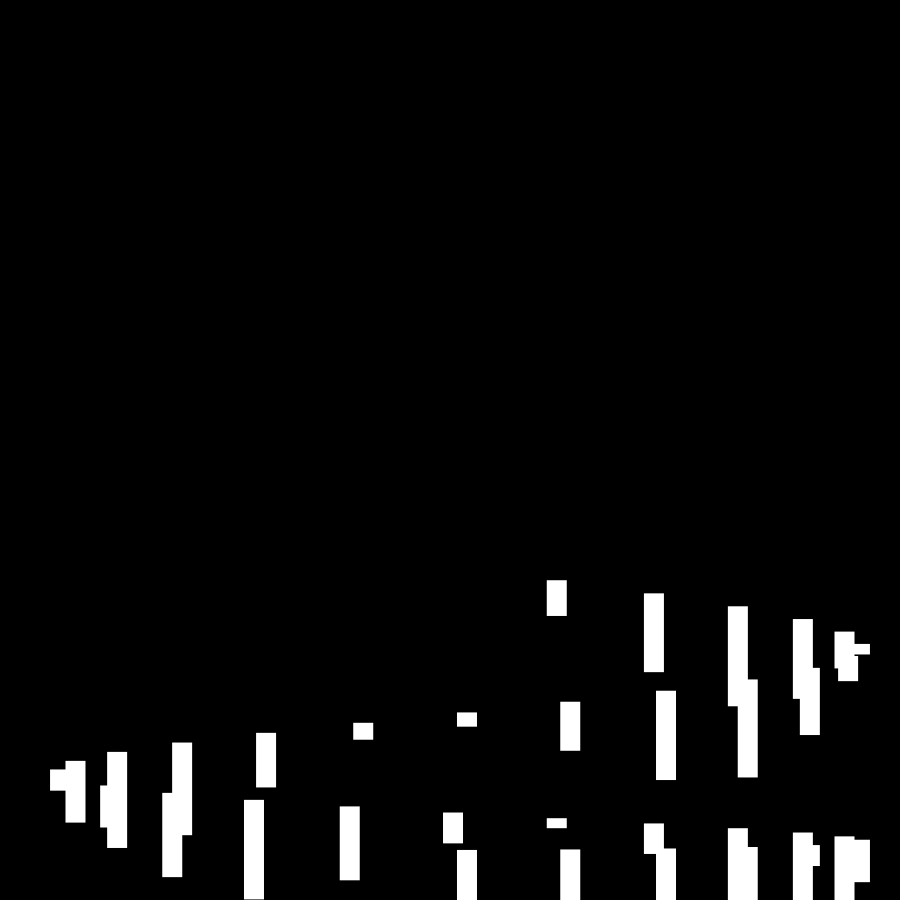
Frame 1 (no input)
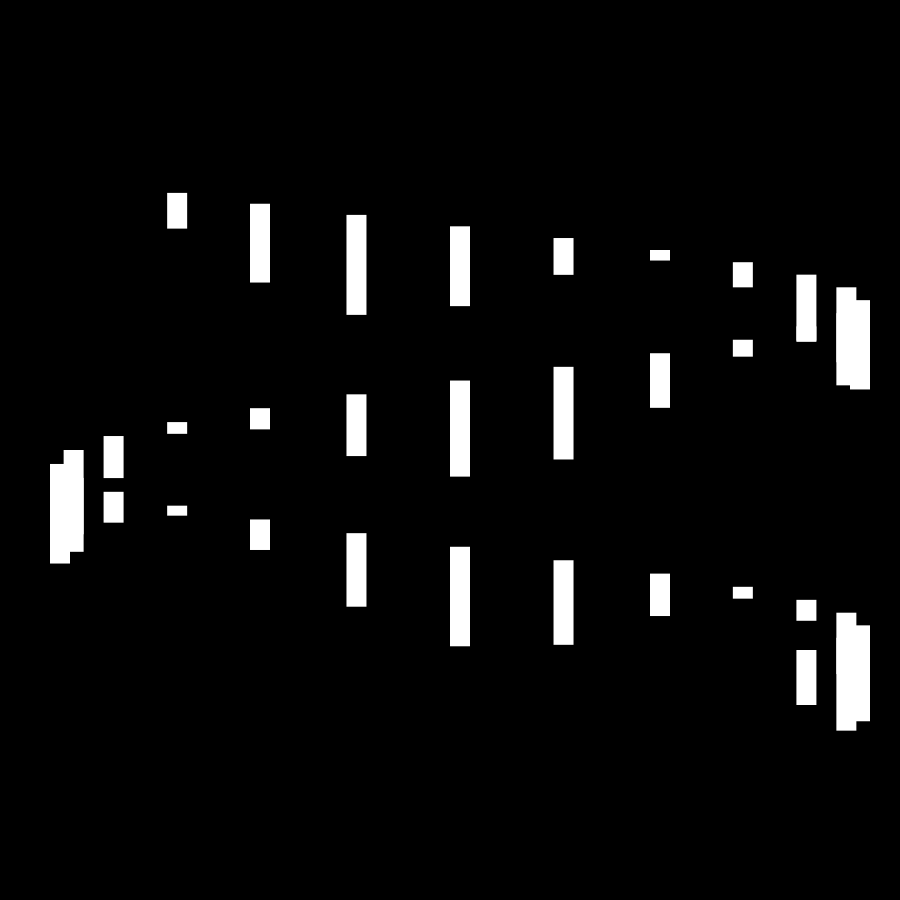
Frame 60 (the mouse pressed at the canvas centre just before this capture)
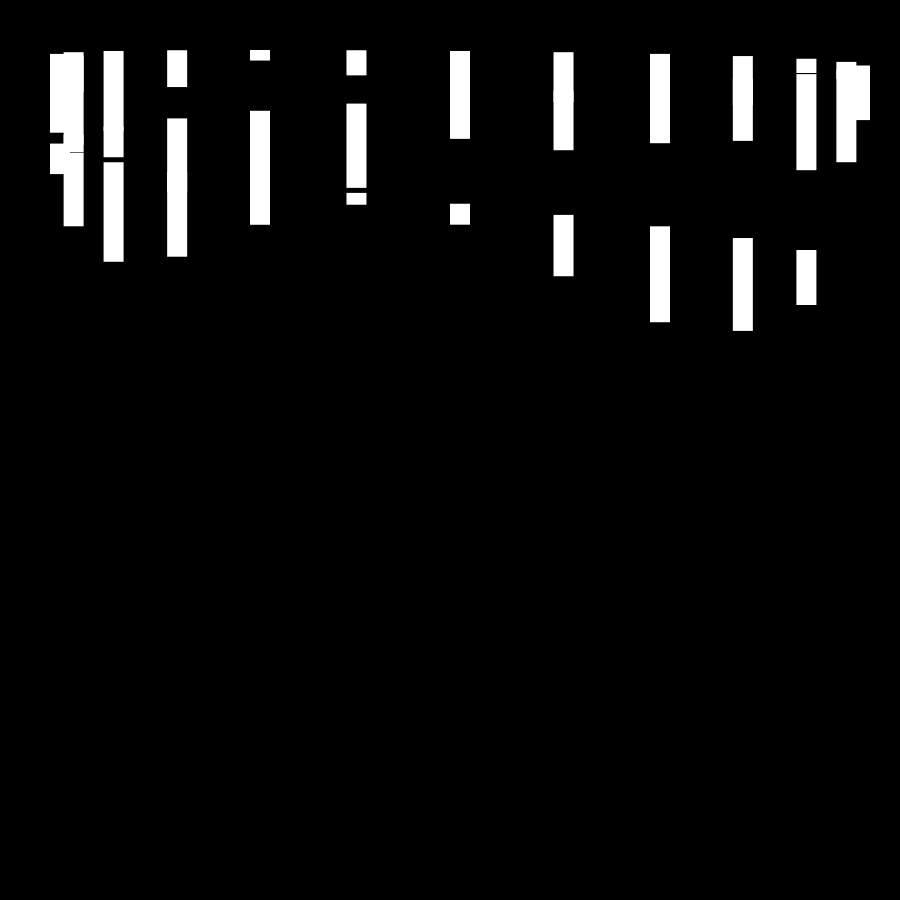
Frame 120 (the mouse held since frame 60 and released just before this capture)

The Processing sketch that drew these frames (run headless with seeded random() and noise(); from frame 60 on, the mouse is pressed at the canvas centre):

// Processing sketch: sketch_200828e
// ── sketch_200828e.pde
// template from: https://timrodenbroeker.de/courses/bauhaus-coding-workshop/wave-figures/

void setup(){
 size(900,900); 

}

void draw(){
  background(0);
  translate(width/2,height/2);
  
  // The amount of elements
  float amount = 36;
  
  // The size of the figure
  float magnitude = 400;
  
  fill(255);
  noStroke();
  
  for(int i = 0; i < amount; i++){
    
    // wave1 alters the x-axis
    float wave1 = sin(radians(frameCount + i * 15)) * magnitude;
    
    // wave2 alters the y-axis
    float wave2 = cos(radians(frameCount + i * 2)) * magnitude;
    
    float l = map(noise(wave1,wave2),0,1,10,100);
    //circle(wave1,wave2,r);
    rect(wave1, wave2, 20, map(sin(i),-1,1,10,100));
    
  }

}
